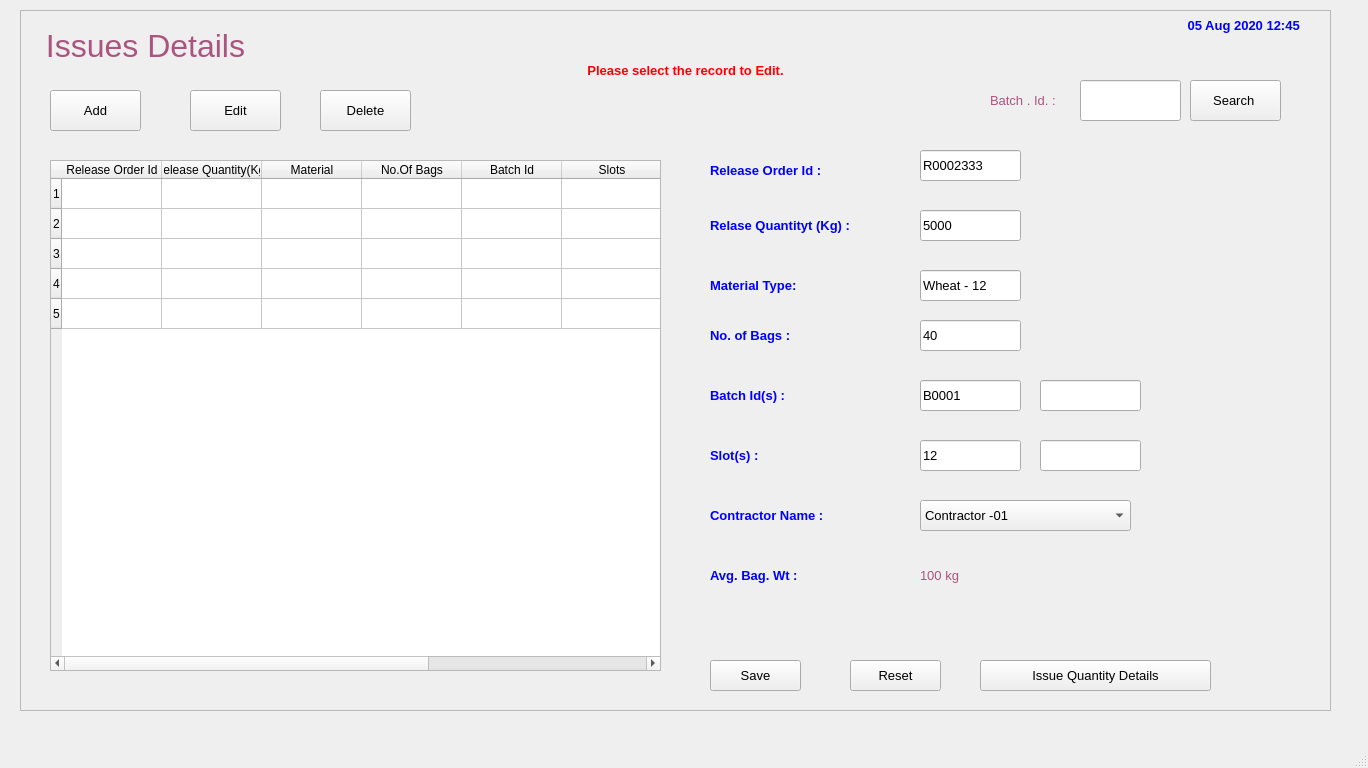
<?xml version="1.0" encoding="UTF-8"?>
<ui version="4.0">
 <class>MainWindow</class>
 <widget class="QMainWindow" name="MainWindow">
  <property name="geometry">
   <rect>
    <x>0</x>
    <y>0</y>
    <width>1368</width>
    <height>768</height>
   </rect>
  </property>
  <property name="baseSize">
   <size>
    <width>0</width>
    <height>0</height>
   </size>
  </property>
  <property name="windowTitle">
   <string>MainWindow</string>
  </property>
  <widget class="QWidget" name="centralwidget">
   <widget class="QFrame" name="frame">
    <property name="geometry">
     <rect>
      <x>20</x>
      <y>10</y>
      <width>1311</width>
      <height>701</height>
     </rect>
    </property>
    <property name="frameShape">
     <enum>QFrame::StyledPanel</enum>
    </property>
    <property name="frameShadow">
     <enum>QFrame::Raised</enum>
    </property>
    <widget class="QLabel" name="label">
     <property name="geometry">
      <rect>
       <x>10</x>
       <y>10</y>
       <width>231</width>
       <height>51</height>
      </rect>
     </property>
     <property name="font">
      <font>
       <pointsize>24</pointsize>
      </font>
     </property>
     <property name="styleSheet">
      <string notr="true">color: rgb(170, 85, 127);</string>
     </property>
     <property name="text">
      <string>Issues Details</string>
     </property>
     <property name="alignment">
      <set>Qt::AlignCenter</set>
     </property>
    </widget>
    <widget class="QLabel" name="label_20">
     <property name="geometry">
      <rect>
       <x>1140</x>
       <y>0</y>
       <width>171</width>
       <height>31</height>
      </rect>
     </property>
     <property name="font">
      <font>
       <family>MS Sans Serif</family>
       <pointsize>10</pointsize>
       <weight>75</weight>
       <bold>true</bold>
       <underline>false</underline>
      </font>
     </property>
     <property name="styleSheet">
      <string notr="true">color: rgb(0, 0, 255);</string>
     </property>
     <property name="text">
      <string>05 Aug 2020 12:45 </string>
     </property>
     <property name="alignment">
      <set>Qt::AlignCenter</set>
     </property>
    </widget>
    <widget class="QPushButton" name="pushButton">
     <property name="geometry">
      <rect>
       <x>30</x>
       <y>80</y>
       <width>91</width>
       <height>41</height>
      </rect>
     </property>
     <property name="font">
      <font>
       <pointsize>10</pointsize>
      </font>
     </property>
     <property name="text">
      <string>Add</string>
     </property>
    </widget>
    <widget class="QPushButton" name="pushButton_2">
     <property name="geometry">
      <rect>
       <x>170</x>
       <y>80</y>
       <width>91</width>
       <height>41</height>
      </rect>
     </property>
     <property name="font">
      <font>
       <pointsize>10</pointsize>
      </font>
     </property>
     <property name="text">
      <string>Edit</string>
     </property>
    </widget>
    <widget class="QPushButton" name="pushButton_3">
     <property name="geometry">
      <rect>
       <x>300</x>
       <y>80</y>
       <width>91</width>
       <height>41</height>
      </rect>
     </property>
     <property name="font">
      <font>
       <pointsize>10</pointsize>
      </font>
     </property>
     <property name="text">
      <string>Delete</string>
     </property>
    </widget>
    <widget class="QTableWidget" name="tableWidget">
     <property name="geometry">
      <rect>
       <x>30</x>
       <y>150</y>
       <width>611</width>
       <height>511</height>
      </rect>
     </property>
     <row>
      <property name="text">
       <string>1</string>
      </property>
     </row>
     <row>
      <property name="text">
       <string>2</string>
      </property>
     </row>
     <row>
      <property name="text">
       <string>3</string>
      </property>
     </row>
     <row>
      <property name="text">
       <string>4</string>
      </property>
     </row>
     <row>
      <property name="text">
       <string>5</string>
      </property>
     </row>
     <column>
      <property name="text">
       <string>Release Order Id</string>
      </property>
     </column>
     <column>
      <property name="text">
       <string>Release Quantity(Kg)</string>
      </property>
     </column>
     <column>
      <property name="text">
       <string>Material</string>
      </property>
     </column>
     <column>
      <property name="text">
       <string>No.Of Bags</string>
      </property>
     </column>
     <column>
      <property name="text">
       <string>Batch Id</string>
      </property>
     </column>
     <column>
      <property name="text">
       <string>Slots</string>
      </property>
     </column>
     <column>
      <property name="text">
       <string>Status</string>
      </property>
     </column>
     <column>
      <property name="text">
       <string>Release Date</string>
      </property>
     </column>
    </widget>
    <widget class="QLabel" name="label_21">
     <property name="geometry">
      <rect>
       <x>500</x>
       <y>40</y>
       <width>331</width>
       <height>41</height>
      </rect>
     </property>
     <property name="font">
      <font>
       <family>MS Sans Serif</family>
       <pointsize>10</pointsize>
       <weight>75</weight>
       <bold>true</bold>
       <underline>false</underline>
      </font>
     </property>
     <property name="styleSheet">
      <string notr="true">color: rgb(255, 0, 0);</string>
     </property>
     <property name="text">
      <string>Please select the record to Edit.</string>
     </property>
     <property name="alignment">
      <set>Qt::AlignCenter</set>
     </property>
    </widget>
    <widget class="QLabel" name="label_22">
     <property name="geometry">
      <rect>
       <x>690</x>
       <y>140</y>
       <width>131</width>
       <height>41</height>
      </rect>
     </property>
     <property name="font">
      <font>
       <family>MS Shell Dlg 2</family>
       <pointsize>10</pointsize>
       <weight>75</weight>
       <bold>true</bold>
       <underline>false</underline>
      </font>
     </property>
     <property name="styleSheet">
      <string notr="true">color: rgb(0, 0, 255);</string>
     </property>
     <property name="text">
      <string>Release Order Id :</string>
     </property>
     <property name="alignment">
      <set>Qt::AlignLeading|Qt::AlignLeft|Qt::AlignVCenter</set>
     </property>
    </widget>
    <widget class="QLabel" name="label_23">
     <property name="geometry">
      <rect>
       <x>690</x>
       <y>200</y>
       <width>171</width>
       <height>31</height>
      </rect>
     </property>
     <property name="font">
      <font>
       <family>MS Shell Dlg 2</family>
       <pointsize>10</pointsize>
       <weight>75</weight>
       <bold>true</bold>
       <underline>false</underline>
      </font>
     </property>
     <property name="styleSheet">
      <string notr="true">color: rgb(0, 0, 255);</string>
     </property>
     <property name="text">
      <string>Relase Quantityt (Kg) :</string>
     </property>
     <property name="alignment">
      <set>Qt::AlignLeading|Qt::AlignLeft|Qt::AlignVCenter</set>
     </property>
    </widget>
    <widget class="QLabel" name="label_24">
     <property name="geometry">
      <rect>
       <x>690</x>
       <y>260</y>
       <width>171</width>
       <height>31</height>
      </rect>
     </property>
     <property name="font">
      <font>
       <family>MS Shell Dlg 2</family>
       <pointsize>10</pointsize>
       <weight>75</weight>
       <bold>true</bold>
       <underline>false</underline>
      </font>
     </property>
     <property name="styleSheet">
      <string notr="true">color: rgb(0, 0, 255);</string>
     </property>
     <property name="text">
      <string>Material Type:</string>
     </property>
     <property name="alignment">
      <set>Qt::AlignLeading|Qt::AlignLeft|Qt::AlignVCenter</set>
     </property>
    </widget>
    <widget class="QLabel" name="label_25">
     <property name="geometry">
      <rect>
       <x>690</x>
       <y>310</y>
       <width>111</width>
       <height>31</height>
      </rect>
     </property>
     <property name="font">
      <font>
       <family>MS Shell Dlg 2</family>
       <pointsize>10</pointsize>
       <weight>75</weight>
       <bold>true</bold>
       <underline>false</underline>
      </font>
     </property>
     <property name="styleSheet">
      <string notr="true">color: rgb(0, 0, 255);</string>
     </property>
     <property name="text">
      <string>No. of Bags :</string>
     </property>
     <property name="alignment">
      <set>Qt::AlignLeading|Qt::AlignLeft|Qt::AlignVCenter</set>
     </property>
    </widget>
    <widget class="QLabel" name="label_26">
     <property name="geometry">
      <rect>
       <x>690</x>
       <y>370</y>
       <width>181</width>
       <height>31</height>
      </rect>
     </property>
     <property name="font">
      <font>
       <family>MS Shell Dlg 2</family>
       <pointsize>10</pointsize>
       <weight>75</weight>
       <bold>true</bold>
       <underline>false</underline>
      </font>
     </property>
     <property name="styleSheet">
      <string notr="true">color: rgb(0, 0, 255);</string>
     </property>
     <property name="text">
      <string>Batch Id(s) :</string>
     </property>
     <property name="alignment">
      <set>Qt::AlignLeading|Qt::AlignLeft|Qt::AlignVCenter</set>
     </property>
    </widget>
    <widget class="QLabel" name="label_28">
     <property name="geometry">
      <rect>
       <x>690</x>
       <y>490</y>
       <width>181</width>
       <height>31</height>
      </rect>
     </property>
     <property name="font">
      <font>
       <family>MS Shell Dlg 2</family>
       <pointsize>10</pointsize>
       <weight>75</weight>
       <bold>true</bold>
       <underline>false</underline>
      </font>
     </property>
     <property name="styleSheet">
      <string notr="true">color: rgb(0, 0, 255);</string>
     </property>
     <property name="text">
      <string>Contractor Name :</string>
     </property>
     <property name="alignment">
      <set>Qt::AlignLeading|Qt::AlignLeft|Qt::AlignVCenter</set>
     </property>
    </widget>
    <widget class="QLineEdit" name="lineEdit">
     <property name="geometry">
      <rect>
       <x>900</x>
       <y>200</y>
       <width>101</width>
       <height>31</height>
      </rect>
     </property>
     <property name="font">
      <font>
       <pointsize>10</pointsize>
      </font>
     </property>
     <property name="text">
      <string>5000</string>
     </property>
    </widget>
    <widget class="QLineEdit" name="lineEdit_2">
     <property name="geometry">
      <rect>
       <x>900</x>
       <y>260</y>
       <width>101</width>
       <height>31</height>
      </rect>
     </property>
     <property name="font">
      <font>
       <pointsize>10</pointsize>
      </font>
     </property>
     <property name="text">
      <string>Wheat - 12</string>
     </property>
    </widget>
    <widget class="QLineEdit" name="lineEdit_3">
     <property name="geometry">
      <rect>
       <x>900</x>
       <y>310</y>
       <width>101</width>
       <height>31</height>
      </rect>
     </property>
     <property name="font">
      <font>
       <pointsize>10</pointsize>
      </font>
     </property>
     <property name="text">
      <string>40</string>
     </property>
    </widget>
    <widget class="QLineEdit" name="lineEdit_4">
     <property name="geometry">
      <rect>
       <x>900</x>
       <y>370</y>
       <width>101</width>
       <height>31</height>
      </rect>
     </property>
     <property name="font">
      <font>
       <pointsize>10</pointsize>
      </font>
     </property>
     <property name="text">
      <string>B0001</string>
     </property>
    </widget>
    <widget class="QLabel" name="label_29">
     <property name="geometry">
      <rect>
       <x>690</x>
       <y>430</y>
       <width>181</width>
       <height>31</height>
      </rect>
     </property>
     <property name="font">
      <font>
       <family>MS Shell Dlg 2</family>
       <pointsize>10</pointsize>
       <weight>75</weight>
       <bold>true</bold>
       <underline>false</underline>
      </font>
     </property>
     <property name="styleSheet">
      <string notr="true">color: rgb(0, 0, 255);</string>
     </property>
     <property name="text">
      <string>Slot(s) :</string>
     </property>
     <property name="alignment">
      <set>Qt::AlignLeading|Qt::AlignLeft|Qt::AlignVCenter</set>
     </property>
    </widget>
    <widget class="QLineEdit" name="lineEdit_5">
     <property name="geometry">
      <rect>
       <x>900</x>
       <y>430</y>
       <width>101</width>
       <height>31</height>
      </rect>
     </property>
     <property name="font">
      <font>
       <pointsize>10</pointsize>
      </font>
     </property>
     <property name="text">
      <string>12</string>
     </property>
    </widget>
    <widget class="QComboBox" name="comboBox">
     <property name="geometry">
      <rect>
       <x>900</x>
       <y>490</y>
       <width>211</width>
       <height>31</height>
      </rect>
     </property>
     <property name="font">
      <font>
       <pointsize>10</pointsize>
      </font>
     </property>
     <item>
      <property name="text">
       <string>Contractor -01</string>
      </property>
     </item>
     <item>
      <property name="text">
       <string>Contractor-02</string>
      </property>
     </item>
     <item>
      <property name="text">
       <string>Contractor-03</string>
      </property>
     </item>
    </widget>
    <widget class="QPushButton" name="pushButton_4">
     <property name="geometry">
      <rect>
       <x>690</x>
       <y>650</y>
       <width>91</width>
       <height>31</height>
      </rect>
     </property>
     <property name="font">
      <font>
       <pointsize>10</pointsize>
      </font>
     </property>
     <property name="text">
      <string>Save</string>
     </property>
    </widget>
    <widget class="QPushButton" name="pushButton_5">
     <property name="geometry">
      <rect>
       <x>830</x>
       <y>650</y>
       <width>91</width>
       <height>31</height>
      </rect>
     </property>
     <property name="font">
      <font>
       <pointsize>10</pointsize>
      </font>
     </property>
     <property name="text">
      <string>Reset</string>
     </property>
    </widget>
    <widget class="QLineEdit" name="lineEdit_7">
     <property name="geometry">
      <rect>
       <x>1060</x>
       <y>70</y>
       <width>101</width>
       <height>41</height>
      </rect>
     </property>
     <property name="font">
      <font>
       <pointsize>10</pointsize>
      </font>
     </property>
     <property name="text">
      <string/>
     </property>
    </widget>
    <widget class="QPushButton" name="pushButton_6">
     <property name="geometry">
      <rect>
       <x>1170</x>
       <y>70</y>
       <width>91</width>
       <height>41</height>
      </rect>
     </property>
     <property name="font">
      <font>
       <pointsize>10</pointsize>
      </font>
     </property>
     <property name="text">
      <string>Search </string>
     </property>
    </widget>
    <widget class="QLabel" name="label_3">
     <property name="geometry">
      <rect>
       <x>970</x>
       <y>70</y>
       <width>81</width>
       <height>41</height>
      </rect>
     </property>
     <property name="font">
      <font>
       <pointsize>10</pointsize>
      </font>
     </property>
     <property name="styleSheet">
      <string notr="true">color: rgb(170, 85, 127);</string>
     </property>
     <property name="text">
      <string>Batch . Id. :</string>
     </property>
     <property name="alignment">
      <set>Qt::AlignLeading|Qt::AlignLeft|Qt::AlignVCenter</set>
     </property>
    </widget>
    <widget class="QLabel" name="label_32">
     <property name="geometry">
      <rect>
       <x>690</x>
       <y>550</y>
       <width>111</width>
       <height>31</height>
      </rect>
     </property>
     <property name="font">
      <font>
       <family>MS Shell Dlg 2</family>
       <pointsize>10</pointsize>
       <weight>75</weight>
       <bold>true</bold>
       <underline>false</underline>
      </font>
     </property>
     <property name="styleSheet">
      <string notr="true">color: rgb(0, 0, 255);</string>
     </property>
     <property name="text">
      <string>Avg. Bag. Wt :</string>
     </property>
     <property name="alignment">
      <set>Qt::AlignLeading|Qt::AlignLeft|Qt::AlignVCenter</set>
     </property>
    </widget>
    <widget class="QLabel" name="label_5">
     <property name="geometry">
      <rect>
       <x>900</x>
       <y>550</y>
       <width>91</width>
       <height>31</height>
      </rect>
     </property>
     <property name="font">
      <font>
       <pointsize>10</pointsize>
      </font>
     </property>
     <property name="styleSheet">
      <string notr="true">color: rgb(170, 85, 127);</string>
     </property>
     <property name="text">
      <string>100 kg</string>
     </property>
     <property name="alignment">
      <set>Qt::AlignLeading|Qt::AlignLeft|Qt::AlignVCenter</set>
     </property>
    </widget>
    <widget class="QPushButton" name="pushButton_7">
     <property name="geometry">
      <rect>
       <x>960</x>
       <y>650</y>
       <width>231</width>
       <height>31</height>
      </rect>
     </property>
     <property name="font">
      <font>
       <pointsize>10</pointsize>
      </font>
     </property>
     <property name="text">
      <string>Issue Quantity Details</string>
     </property>
    </widget>
    <widget class="QLineEdit" name="lineEdit_10">
     <property name="geometry">
      <rect>
       <x>900</x>
       <y>140</y>
       <width>101</width>
       <height>31</height>
      </rect>
     </property>
     <property name="font">
      <font>
       <pointsize>10</pointsize>
      </font>
     </property>
     <property name="text">
      <string>R0002333</string>
     </property>
    </widget>
    <widget class="QLineEdit" name="lineEdit_11">
     <property name="geometry">
      <rect>
       <x>1020</x>
       <y>370</y>
       <width>101</width>
       <height>31</height>
      </rect>
     </property>
     <property name="font">
      <font>
       <pointsize>10</pointsize>
      </font>
     </property>
     <property name="text">
      <string/>
     </property>
    </widget>
    <widget class="QLineEdit" name="lineEdit_6">
     <property name="geometry">
      <rect>
       <x>1020</x>
       <y>430</y>
       <width>101</width>
       <height>31</height>
      </rect>
     </property>
     <property name="font">
      <font>
       <pointsize>10</pointsize>
      </font>
     </property>
     <property name="text">
      <string/>
     </property>
    </widget>
   </widget>
  </widget>
  <widget class="QMenuBar" name="menubar">
   <property name="geometry">
    <rect>
     <x>0</x>
     <y>0</y>
     <width>1368</width>
     <height>21</height>
    </rect>
   </property>
  </widget>
  <widget class="QStatusBar" name="statusbar"/>
 </widget>
 <resources/>
 <connections/>
</ui>
